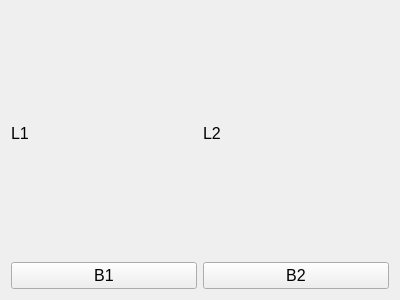
<?xml version="1.0" encoding="UTF-8"?>
<ui version="4.0">
 <class>myWidget</class>
 <widget class="QWidget" name="myWidget">
  <property name="geometry">
   <rect>
    <x>0</x>
    <y>0</y>
    <width>400</width>
    <height>300</height>
   </rect>
  </property>
  <property name="font">
   <font>
    <pointsize>12</pointsize>
   </font>
  </property>
  <property name="windowTitle">
   <string>Form</string>
  </property>
  <layout class="QHBoxLayout" name="horizontalLayout">
   <item>
    <layout class="QGridLayout" name="gridLayout">
     <item row="0" column="1">
      <widget class="QLabel" name="label2">
       <property name="text">
        <string>L2</string>
       </property>
      </widget>
     </item>
     <item row="0" column="0">
      <widget class="QLabel" name="label1">
       <property name="text">
        <string>L1</string>
       </property>
      </widget>
     </item>
     <item row="1" column="0">
      <widget class="QPushButton" name="Button1">
       <property name="text">
        <string>B1</string>
       </property>
      </widget>
     </item>
     <item row="1" column="1">
      <widget class="QPushButton" name="Button2">
       <property name="text">
        <string>B2</string>
       </property>
      </widget>
     </item>
    </layout>
   </item>
  </layout>
 </widget>
 <resources/>
 <connections/>
</ui>
